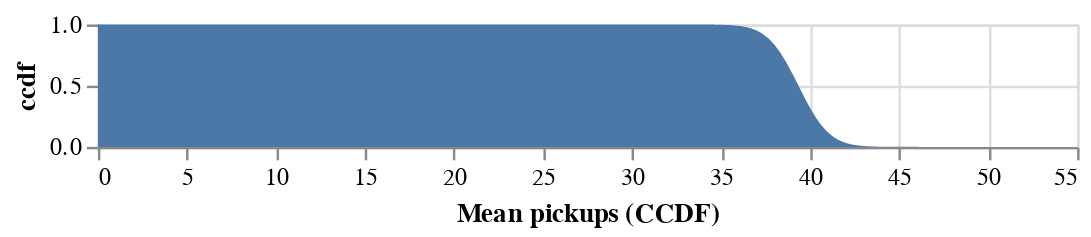

Notebook source saved alongside this figure:
### Markdown cell above
## 2.2 Cumulative distribution function

### Question 2.2.1 Visualize a Complementary CDF barplot (5 points)

Using the CDF function (or the CCDF function), plot a CCDF barplot for the Student's t-based confidence distribution. *The barplot should start at 0*.

Hint: start from the code for generating a density plot, above, and (1) adjust the code for generating `x` to ensure it includes 0 and (2) change the function from a PDF to 1 - the CDF.

Your output should look something like this:

![CCDF barplot of mean pickups](asset/assignment2_ccdf.png)

### Code cell
# YOUR CODE HERE
# raise NotImplementedError()

x = np.linspace(
    start = 0, 
    stop = pickups_df['pickups'].max(),
    num = 1001
)

density = 1-(stats.t.cdf(x, len(pickups_df)-1, pickups_mean, pickups_se))

df = pd.DataFrame(data = {"Mean pickups" : x, "density": density})

chart=alt.Chart(df).mark_area().encode(
    x=alt.X('Mean pickups', axis=alt.Axis(title="Mean pickups (CCDF)"), scale=alt.Scale(domain=(0, 55))),
    y=alt.Y('density:Q', axis=alt.Axis(title="ccdf"))
)

chart.properties(height=50)

### Figure 1 — Vega-Lite specification as saved in the notebook (floating-point values rounded to 4 significant figures; data arrays with more than 128 entries replaced by an {"elided": "..."} marker saying what was removed)
{"config": {"view": {"continuousWidth": 400, "continuousHeight": 300}}, "data": {"name": "data-4afb90d537d9820386386d7ab6579f75"}, "mark": "area", "encoding": {"x": {"type": "quantitative", "axis": {"title": "Mean pickups (CCDF)"}, "field": "Mean pickups", "scale": {"domain": [0, 55]}}, "y": {"type": "quantitative", "axis": {"title": "ccdf"}, "field": "density"}}, "height": 50, "$schema": "https://vega.github.io/schema/vega-lite/v4.8.1.json", "datasets": {"data-4afb90d537d9820386386d7ab6579f75": {"elided": "1001 records"}}}
